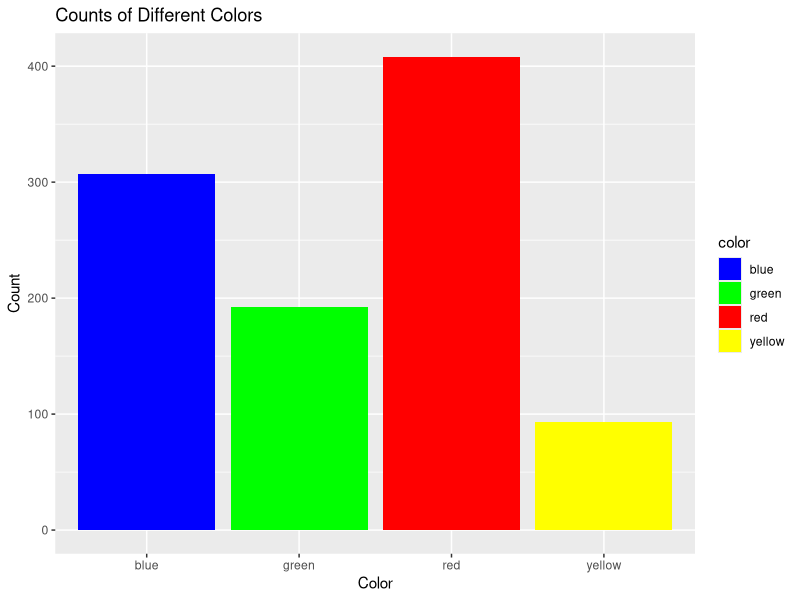
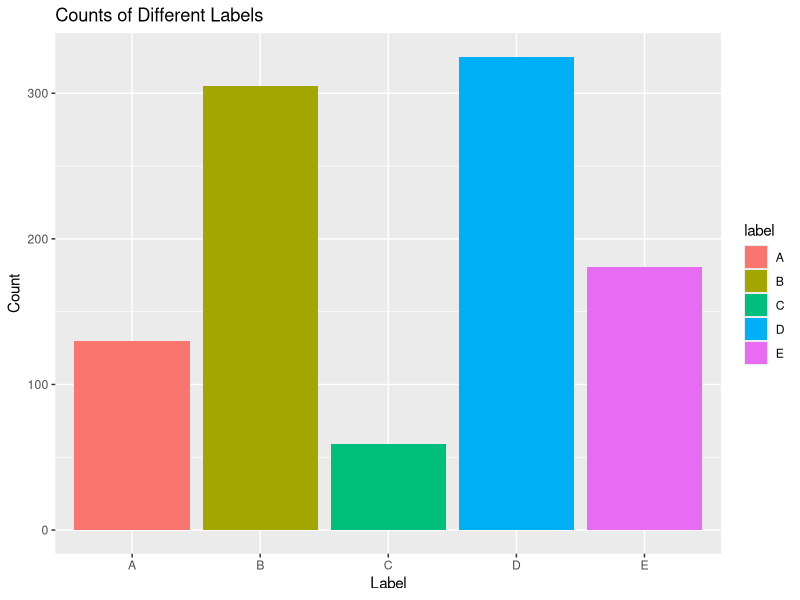
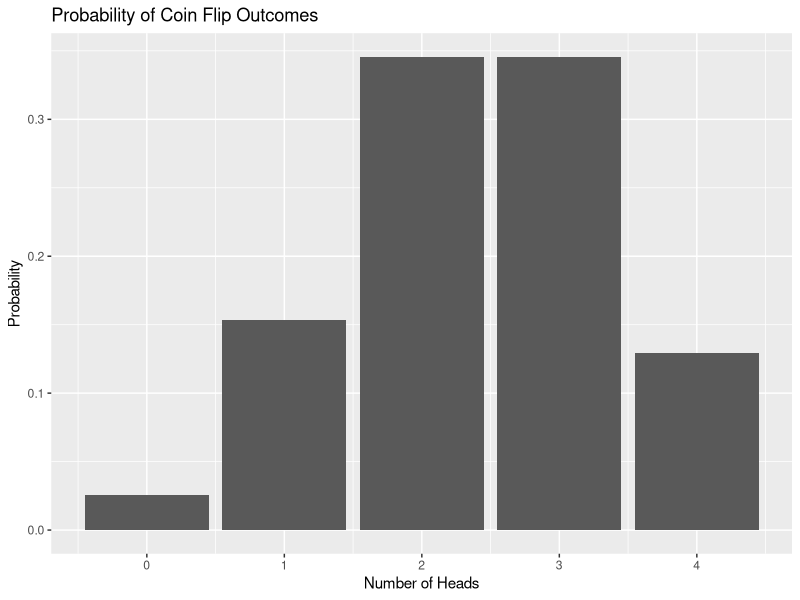

The R script that drew these images, in order:
# Muhammad Umer
# 2024-10-12
# Aly6000


cat("\014") # clears console
rm(list = ls()) # clears global environment
try(dev.off(dev.list()["RStudioGD"]), silent = TRUE) # clears plots
try(p_unload(p_loaded(), character.only = TRUE), silent = TRUE) #clears packages
options(scipen = 100) # disables scientific notion for entire R session


# Load required libraries
library(tidyverse)
library(ggplot2)


# Read the ball dataset
ball_data <- read.csv("ball-dataset.csv")


# Frequency table for colors
freq_color <- ball_data %>%
              count(color, name = "counts")


# Frequency table for labels
freq_label <- ball_data %>%
              count(label, name = "counts")


# Bar chart for colors
color_chart <- ggplot(freq_color, aes(x = color, y = counts, fill = color)) +
               geom_bar(stat = "identity") +
               scale_fill_manual(values = c("blue" = "blue", "green" = "green", "red" = "red", "yellow" = "yellow")) +
               labs(title = "Counts of Different Colors", x = "Color", y = "Count")

# Bar chart for labels
label_chart <- ggplot(freq_label, aes(x = label, y = counts, fill = label)) +
               geom_bar(stat = "identity") +
               labs(title = "Counts of Different Labels", x = "Label", y = "Count")


# Probability of drawing a green ball
prob6_result <- sum(ball_data$color == "green") / nrow(ball_data)


# Probability of drawing a blue or a red ball
prob7_result <- sum(ball_data$color %in% c("blue", "red")) / nrow(ball_data)


# Probability of drawing a ball with a label of A or C
prob8_result <- sum(ball_data$label %in% c("A", "C")) / nrow(ball_data)


# Probability of drawing a yellow ball with a D
prob9_result <- sum(ball_data$color == "yellow" & ball_data$label == "D") / nrow(ball_data)


# Probability of drawing a yellow ball or a ball with a D
prob10_result <- sum(ball_data$color == "yellow" | ball_data$label == "D") / nrow(ball_data)


# Probability of drawing a blue ball followed by a red ball without replacement
prob11_result <- (sum(ball_data$color == "blue") / nrow(ball_data)) * 
                 (sum(ball_data$color == "red") / (nrow(ball_data) - 1))


# Probability of drawing four green balls in a row without replacement
green_count <- sum(ball_data$color == "green")
total_count <- nrow(ball_data)
prob12_result <- prod(green_count:(green_count-3) / total_count:(total_count-3))



# Probability of drawing a red ball followed by a ball with a B without replacement
prob13_result <- (sum(ball_data$color == "red") / nrow(ball_data)) * 
                 (sum(ball_data$label == "B") / (nrow(ball_data) - 1))


# Ways to draw "A", "C", "E" in that order without replacement
prob14_result <- prod(table(ball_data$label)[c("A", "C", "E")])


# Ways to draw three balls that spell "ACE" if order doesn't matter
prob15_result <- choose(sum(ball_data$label %in% c("A", "C", "E")), 3)


# Probability that the three balls that spell "ACE" are all green
green_ace_count <- sum(ball_data$color == "green" & ball_data$label %in% c("A", "C", "E"))
prob16_result <- prod(green_ace_count:(green_ace_count-2) / total_count:(total_count-2))


# Factorial function
factorial <- function(n) {
  if (n < 0) return(-1)
  if (n == 0) return(1)
  return(prod(1:n))
}


# Coin flipping data frame
coin_outcomes <- expand.grid(
  first = c("H", "T"),
  second = c("H", "T"),
  third = c("H", "T"),
  fourth = c("H", "T")
)

coin_outcomes$probability <- 0.6^(rowSums(coin_outcomes == "H")) * 0.4^(rowSums(coin_outcomes == "T"))


num_heads_prob <- coin_outcomes %>%
  mutate(num_heads = rowSums(. == "H")) %>%
  group_by(num_heads) %>%
  summarize(probability = sum(probability))


# Probability of three heads
prob21_result <- sum(coin_outcomes$probability[rowSums(coin_outcomes == "H") == 3])


# Probability of two heads or four heads
prob22_result <- sum(coin_outcomes$probability[rowSums(coin_outcomes == "H") %in% c(2, 4)])


# Probability of less than or equal to three heads
prob23_result <- sum(coin_outcomes$probability[rowSums(coin_outcomes == "H") <= 3])


# Bar chart of coin flip outcomes
coin_chart <- ggplot(num_heads_prob, aes(x = num_heads, y = probability)) +
              geom_bar(stat = "identity") +
              labs(title = "Probability of Coin Flip Outcomes", x = "Number of Heads", y = "Probability")


# Probability of winning exactly 10 games
prob25_result <- dbinom(10, size = 10, prob = (5 * 0.75 + 5 * 0.5) / 10)


# Probability of winning more than one game
prob26_result <- 1 - pbinom(1, size = 10, prob = (5 * 0.75 + 5 * 0.5) / 10)


# Ways to pick five games with three home games and two away games
prob27_result <- choose(5, 3) * choose(5, 2)



# Print results
print(paste("Problem 6 result:", prob6_result))
print(paste("Problem 7 result:", prob7_result))
print(paste("Problem 8 result:", prob8_result))
print(paste("Problem 9 result:", prob9_result))
print(paste("Problem 10 result:", prob10_result))
print(paste("Problem 11 result:", prob11_result))
print(paste("Problem 12 result:", prob12_result))
print(paste("Problem 13 result:", prob13_result))
print(paste("Problem 14 result:", prob14_result))
print(paste("Problem 15 result:", prob15_result))
print(paste("Problem 16 result:", prob16_result))
print(paste("Problem 21 result:", prob21_result))
print(paste("Problem 22 result:", prob22_result))
print(paste("Problem 23 result:", prob23_result))
print(paste("Problem 25 result:", prob25_result))
print(paste("Problem 26 result:", prob26_result))
print(paste("Problem 27 result:", prob27_result))



# Display charts
print(color_chart)
print(label_chart)
print(coin_chart)





















